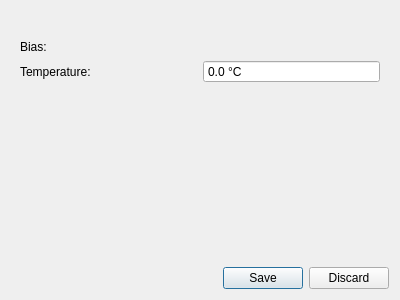
<?xml version="1.0" encoding="UTF-8"?>
<ui version="4.0">
 <class>Angular_Velocity_Calibration_Wizard_Done</class>
 <widget class="QWidget" name="Angular_Velocity_Calibration_Wizard_Done">
  <property name="geometry">
   <rect>
    <x>0</x>
    <y>0</y>
    <width>400</width>
    <height>300</height>
   </rect>
  </property>
  <property name="windowTitle">
   <string>Form</string>
  </property>
  <layout class="QVBoxLayout" name="verticalLayout">
   <item>
    <widget class="QLabel" name="info">
     <property name="text">
      <string/>
     </property>
     <property name="wordWrap">
      <bool>true</bool>
     </property>
    </widget>
   </item>
   <item>
    <widget class="QWidget" name="widget" native="true">
     <layout class="QGridLayout" name="gridLayout">
      <item row="1" column="0">
       <widget class="QLabel" name="label">
        <property name="text">
         <string>Temperature:</string>
        </property>
       </widget>
      </item>
      <item row="0" column="1">
       <widget class="QLabel" name="bias">
        <property name="text">
         <string/>
        </property>
       </widget>
      </item>
      <item row="1" column="1">
       <widget class="QDoubleSpinBox" name="temperature">
        <property name="buttonSymbols">
         <enum>QAbstractSpinBox::NoButtons</enum>
        </property>
        <property name="suffix">
         <string> °C</string>
        </property>
        <property name="decimals">
         <number>1</number>
        </property>
        <property name="minimum">
         <double>-20.000000000000000</double>
        </property>
       </widget>
      </item>
      <item row="0" column="0">
       <widget class="QLabel" name="label_2">
        <property name="text">
         <string>Bias:</string>
        </property>
       </widget>
      </item>
     </layout>
    </widget>
   </item>
   <item>
    <spacer name="verticalSpacer">
     <property name="orientation">
      <enum>Qt::Vertical</enum>
     </property>
     <property name="sizeHint" stdset="0">
      <size>
       <width>20</width>
       <height>40</height>
      </size>
     </property>
    </spacer>
   </item>
   <item>
    <widget class="QDialogButtonBox" name="buttonBox">
     <property name="standardButtons">
      <set>QDialogButtonBox::Discard|QDialogButtonBox::Save</set>
     </property>
    </widget>
   </item>
  </layout>
 </widget>
 <resources/>
 <connections/>
</ui>
